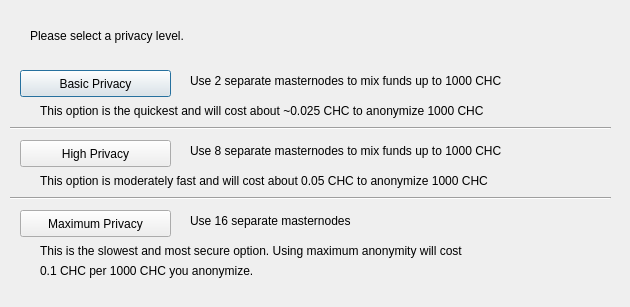
<?xml version="1.0" encoding="UTF-8"?>
<ui version="4.0">
 <class>DarksendConfig</class>
 <widget class="QDialog" name="DarksendConfig">
  <property name="geometry">
   <rect>
    <x>0</x>
    <y>0</y>
    <width>630</width>
    <height>307</height>
   </rect>
  </property>
  <property name="windowTitle">
   <string>Configure Darksend</string>
  </property>
  <widget class="QPushButton" name="buttonBasic">
   <property name="geometry">
    <rect>
     <x>20</x>
     <y>70</y>
     <width>151</width>
     <height>27</height>
    </rect>
   </property>
   <property name="text">
    <string>Basic Privacy</string>
   </property>
  </widget>
  <widget class="QPushButton" name="buttonHigh">
   <property name="geometry">
    <rect>
     <x>20</x>
     <y>140</y>
     <width>151</width>
     <height>27</height>
    </rect>
   </property>
   <property name="text">
    <string>High Privacy</string>
   </property>
  </widget>
  <widget class="QPushButton" name="buttonMax">
   <property name="geometry">
    <rect>
     <x>20</x>
     <y>210</y>
     <width>151</width>
     <height>27</height>
    </rect>
   </property>
   <property name="text">
    <string>Maximum Privacy</string>
   </property>
  </widget>
  <widget class="QLabel" name="label">
   <property name="geometry">
    <rect>
     <x>30</x>
     <y>20</y>
     <width>571</width>
     <height>31</height>
    </rect>
   </property>
   <property name="text">
    <string>Please select a privacy level.</string>
   </property>
  </widget>
  <widget class="QLabel" name="label_2">
   <property name="geometry">
    <rect>
     <x>190</x>
     <y>70</y>
     <width>421</width>
     <height>21</height>
    </rect>
   </property>
   <property name="text">
    <string>Use 2 separate masternodes to mix funds up to 1000 CHC</string>
   </property>
  </widget>
  <widget class="QLabel" name="label_3">
   <property name="geometry">
    <rect>
     <x>190</x>
     <y>140</y>
     <width>411</width>
     <height>21</height>
    </rect>
   </property>
   <property name="text">
    <string>Use 8 separate masternodes to mix funds up to 1000 CHC</string>
   </property>
  </widget>
  <widget class="QLabel" name="label_4">
   <property name="geometry">
    <rect>
     <x>190</x>
     <y>210</y>
     <width>421</width>
     <height>21</height>
    </rect>
   </property>
   <property name="text">
    <string>Use 16 separate masternodes</string>
   </property>
  </widget>
  <widget class="QLabel" name="label_6">
   <property name="geometry">
    <rect>
     <x>40</x>
     <y>100</y>
     <width>561</width>
     <height>21</height>
    </rect>
   </property>
   <property name="text">
    <string>This option is the quickest and will cost about ~0.025 CHC to anonymize 1000 CHC</string>
   </property>
  </widget>
  <widget class="QLabel" name="label_7">
   <property name="geometry">
    <rect>
     <x>40</x>
     <y>170</y>
     <width>561</width>
     <height>21</height>
    </rect>
   </property>
   <property name="text">
    <string>This option is moderately fast and will cost about 0.05 CHC to anonymize 1000 CHC</string>
   </property>
  </widget>
  <widget class="QLabel" name="label_8">
   <property name="geometry">
    <rect>
     <x>40</x>
     <y>240</y>
     <width>561</width>
     <height>21</height>
    </rect>
   </property>
   <property name="text">
    <string>This is the slowest and most secure option. Using maximum anonymity will cost</string>
   </property>
  </widget>
  <widget class="QLabel" name="label_9">
   <property name="geometry">
    <rect>
     <x>40</x>
     <y>260</y>
     <width>561</width>
     <height>21</height>
    </rect>
   </property>
   <property name="text">
    <string>0.1 CHC per 1000 CHC you anonymize.</string>
   </property>
  </widget>
  <widget class="Line" name="line">
   <property name="geometry">
    <rect>
     <x>10</x>
     <y>120</y>
     <width>601</width>
     <height>16</height>
    </rect>
   </property>
   <property name="orientation">
    <enum>Qt::Horizontal</enum>
   </property>
  </widget>
  <widget class="Line" name="line_2">
   <property name="geometry">
    <rect>
     <x>10</x>
     <y>190</y>
     <width>601</width>
     <height>16</height>
    </rect>
   </property>
   <property name="orientation">
    <enum>Qt::Horizontal</enum>
   </property>
  </widget>
 </widget>
 <resources/>
 <connections/>
</ui>
